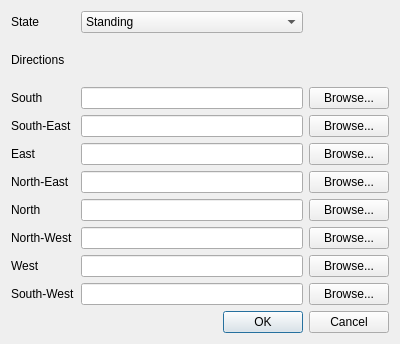
<?xml version="1.0" encoding="UTF-8"?>
<ui version="4.0">
 <class>PropertiesDialog</class>
 <widget class="QDialog" name="PropertiesDialog">
  <property name="geometry">
   <rect>
    <x>0</x>
    <y>0</y>
    <width>400</width>
    <height>344</height>
   </rect>
  </property>
  <property name="windowTitle">
   <string>Dialog</string>
  </property>
  <layout class="QGridLayout" name="gridLayout_2">
   <item row="0" column="0">
    <layout class="QGridLayout" name="gridLayout">
     <item row="0" column="1">
      <widget class="QComboBox" name="stateComboBox">
       <item>
        <property name="text">
         <string>Standing</string>
        </property>
       </item>
       <item>
        <property name="text">
         <string>Sitting</string>
        </property>
       </item>
       <item>
        <property name="text">
         <string>Walking</string>
        </property>
       </item>
       <item>
        <property name="text">
         <string>Dancing</string>
        </property>
       </item>
       <item>
        <property name="text">
         <string>Waving</string>
        </property>
       </item>
      </widget>
     </item>
     <item row="7" column="2">
      <widget class="QPushButton" name="nwButton">
       <property name="text">
        <string>Browse...</string>
       </property>
      </widget>
     </item>
     <item row="3" column="2">
      <widget class="QPushButton" name="seButton">
       <property name="text">
        <string>Browse...</string>
       </property>
      </widget>
     </item>
     <item row="6" column="0">
      <widget class="QLabel" name="nLabel">
       <property name="text">
        <string>North</string>
       </property>
      </widget>
     </item>
     <item row="5" column="2">
      <widget class="QPushButton" name="neButton">
       <property name="text">
        <string>Browse...</string>
       </property>
      </widget>
     </item>
     <item row="4" column="0">
      <widget class="QLabel" name="eLabel">
       <property name="text">
        <string>East</string>
       </property>
      </widget>
     </item>
     <item row="5" column="0">
      <widget class="QLabel" name="neLabel">
       <property name="text">
        <string>North-East</string>
       </property>
      </widget>
     </item>
     <item row="6" column="1">
      <widget class="QLineEdit" name="nLoc">
       <property name="readOnly">
        <bool>true</bool>
       </property>
      </widget>
     </item>
     <item row="3" column="1">
      <widget class="QLineEdit" name="seLoc">
       <property name="readOnly">
        <bool>true</bool>
       </property>
      </widget>
     </item>
     <item row="2" column="1">
      <widget class="QLineEdit" name="sLoc">
       <property name="readOnly">
        <bool>true</bool>
       </property>
      </widget>
     </item>
     <item row="2" column="0">
      <widget class="QLabel" name="sLabel">
       <property name="text">
        <string>South</string>
       </property>
      </widget>
     </item>
     <item row="6" column="2">
      <widget class="QPushButton" name="nButton">
       <property name="text">
        <string>Browse...</string>
       </property>
      </widget>
     </item>
     <item row="4" column="1">
      <widget class="QLineEdit" name="eLoc">
       <property name="readOnly">
        <bool>true</bool>
       </property>
      </widget>
     </item>
     <item row="4" column="2">
      <widget class="QPushButton" name="eButton">
       <property name="text">
        <string>Browse...</string>
       </property>
      </widget>
     </item>
     <item row="5" column="1">
      <widget class="QLineEdit" name="neLoc">
       <property name="readOnly">
        <bool>true</bool>
       </property>
      </widget>
     </item>
     <item row="0" column="0">
      <widget class="QLabel" name="stateLabel">
       <property name="text">
        <string>State</string>
       </property>
      </widget>
     </item>
     <item row="1" column="0">
      <widget class="QLabel" name="directionsLabel">
       <property name="text">
        <string>Directions</string>
       </property>
      </widget>
     </item>
     <item row="7" column="1">
      <widget class="QLineEdit" name="nwLoc">
       <property name="readOnly">
        <bool>true</bool>
       </property>
      </widget>
     </item>
     <item row="7" column="0">
      <widget class="QLabel" name="nwLabel">
       <property name="text">
        <string>North-West</string>
       </property>
      </widget>
     </item>
     <item row="3" column="0">
      <widget class="QLabel" name="seLabel">
       <property name="text">
        <string>South-East</string>
       </property>
      </widget>
     </item>
     <item row="2" column="2">
      <widget class="QPushButton" name="sButton">
       <property name="text">
        <string>Browse...</string>
       </property>
      </widget>
     </item>
     <item row="8" column="1">
      <widget class="QLineEdit" name="wLoc">
       <property name="readOnly">
        <bool>true</bool>
       </property>
      </widget>
     </item>
     <item row="8" column="2">
      <widget class="QPushButton" name="wButton">
       <property name="text">
        <string>Browse...</string>
       </property>
      </widget>
     </item>
     <item row="9" column="2">
      <widget class="QPushButton" name="swButton">
       <property name="text">
        <string>Browse...</string>
       </property>
      </widget>
     </item>
     <item row="9" column="0">
      <widget class="QLabel" name="swLabel">
       <property name="text">
        <string>South-West</string>
       </property>
      </widget>
     </item>
     <item row="9" column="1">
      <widget class="QLineEdit" name="swLoc">
       <property name="readOnly">
        <bool>true</bool>
       </property>
      </widget>
     </item>
     <item row="8" column="0">
      <widget class="QLabel" name="wLabel">
       <property name="text">
        <string>West</string>
       </property>
      </widget>
     </item>
    </layout>
   </item>
   <item row="1" column="0">
    <widget class="QDialogButtonBox" name="buttonBox">
     <property name="orientation">
      <enum>Qt::Horizontal</enum>
     </property>
     <property name="standardButtons">
      <set>QDialogButtonBox::Cancel|QDialogButtonBox::Ok</set>
     </property>
    </widget>
   </item>
  </layout>
 </widget>
 <resources/>
 <connections>
  <connection>
   <sender>buttonBox</sender>
   <signal>accepted()</signal>
   <receiver>PropertiesDialog</receiver>
   <slot>accept()</slot>
   <hints>
    <hint type="sourcelabel">
     <x>248</x>
     <y>254</y>
    </hint>
    <hint type="destinationlabel">
     <x>157</x>
     <y>274</y>
    </hint>
   </hints>
  </connection>
  <connection>
   <sender>buttonBox</sender>
   <signal>rejected()</signal>
   <receiver>PropertiesDialog</receiver>
   <slot>reject()</slot>
   <hints>
    <hint type="sourcelabel">
     <x>316</x>
     <y>260</y>
    </hint>
    <hint type="destinationlabel">
     <x>286</x>
     <y>274</y>
    </hint>
   </hints>
  </connection>
 </connections>
</ui>
